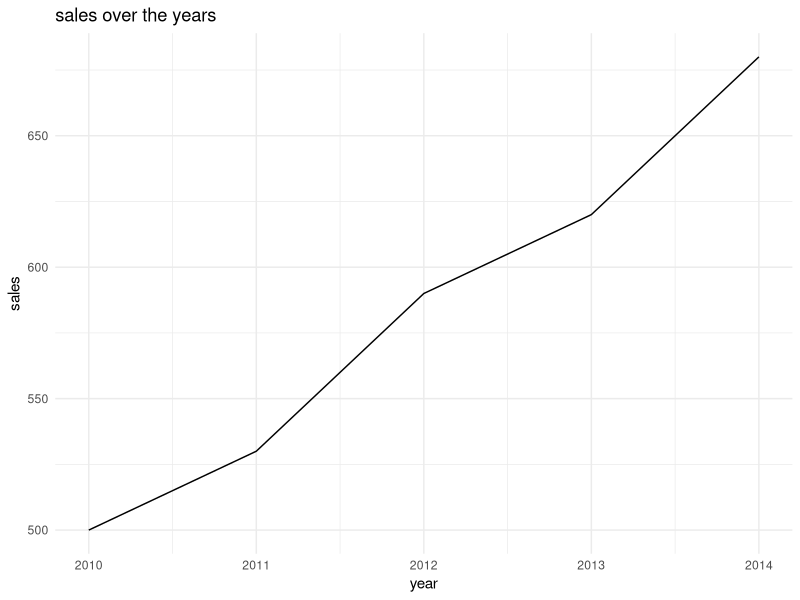

Write R code to recreate this figure. (Note: this script raises an error after producing the figure.)
#Linegraph 

#load ggplot, install if it doesnt work
#install.packages("ggplot2")
library(ggplot2)

#example data
df <- data.frame(year = c(2010, 2011, 2012, 2013, 2014),sales = c(500, 530, 590, 620, 680))

#line graph
ggplot(df, aes(x = year, y = sales)) + 
  geom_line() + 
  labs(title="sales over the years", x="year", y="sales") +
  theme_minimal()
------------------------------------------------------------------------------
  
#areagraph
library(ggplot2)

#example data
df <- data.frame(year = c(2010, 2011, 2012, 2013, 2014), sales = c(500, 530, 590, 620, 680))

#area graph
ggplot(df, aes(x = year, y = sales)) + 
  geom_area(fill="purple", alpha=0.5) +   # fill specifies the color, alpha controls transparency
  labs(title="sales over the years", x="year", y="sales") +
  theme_minimal()
-------------------------------------------------------------------------------
#multiple time series line graph
#load ggplot, tidyr 
  library(ggplot2)
library(tidyr)

#example data
df <- data.frame(year = c(2010, 2011, 2012, 2013, 2014),sales_A = c(500, 530, 590, 620, 680),sales_B = c(450, 480, 500, 550, 570))

#long format
df_long <- df %>%
  gather(key="series", value="sales", -year)

#multiple time series line graph
#add +
ggplot(df_long, aes(x = year, y = sales, color = series)) + 
  geom_line() + scale_color_manual(values=c("sales_A"="purple", "sales_B"="pink")) +
  labs(title="sales over the years by series", x="year", y="sales") +
  theme_minimal()
------------------------------------------------------------------------------------------------------------------
#LOESS
  
#load ggplot
  library(ggplot2)

#scatterplot? use LOESS curve
ggplot(mtcars, aes(x = hp, y = mpg)) + geom_point() + 
  geom_smooth(method = "loess", color="purple") + 
  labs(title="LOESS for horse power vs. MPG", x="horsepower", y="MPG") +
  theme_minimal()
